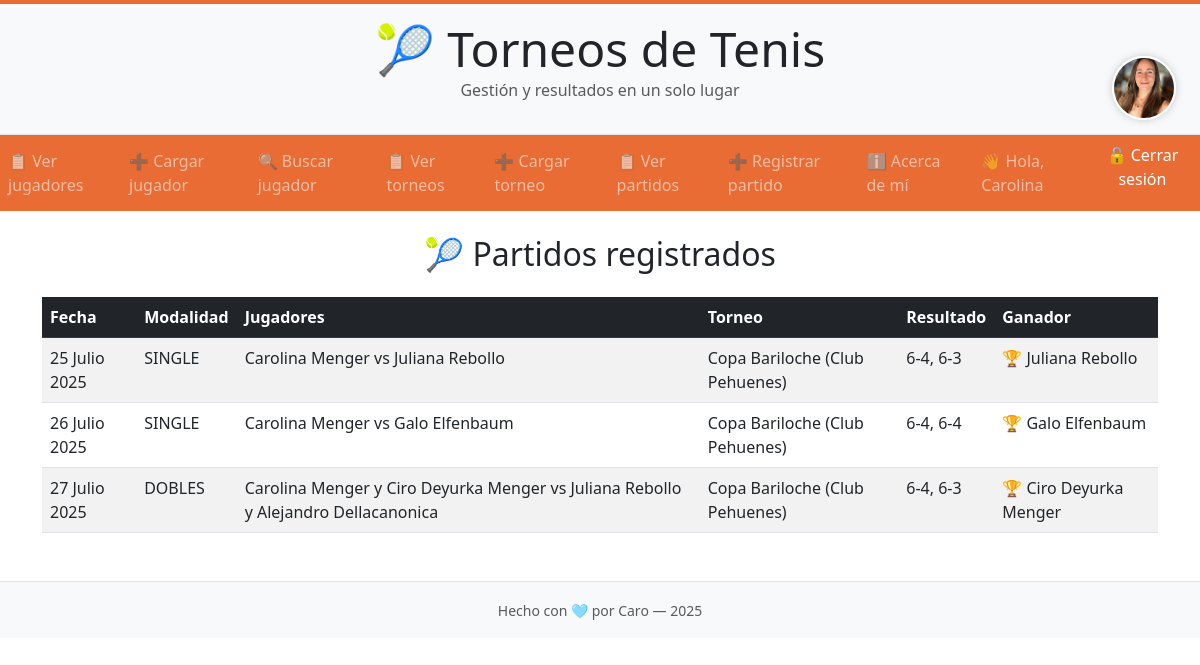
/partidos/ (signed in), run on the app's committed database.
### gestion/models.py (models this page shows, shortened)
class Perfil(models.Model):
    usuario = models.OneToOneField(User, on_delete=models.CASCADE)
    foto = models.ImageField(upload_to='avatars/', default='avatars/default.jpg')

class Partido(models.Model):
    MODALIDADES = [
        ('SINGLE', 'Single'),
        ('DOBLES', 'Dobles'),
    ]
    jugador1 = models.ForeignKey(Jugador, related_name='partidos_jugador1', on_delete=models.CASCADE)
    jugador2 = models.ForeignKey(Jugador, related_name='partidos_jugador2', on_delete=models.CASCADE)
    jugador3 = models.ForeignKey(Jugador, related_name='partidos_jugador3', on_delete=models.CASCADE, null=True, blank=True)
    jugador4 = models.ForeignKey(Jugador, related_name='partidos_jugador4', on_delete=models.CASCADE, null=True, blank=True)
    torneo = models.ForeignKey(Torneo, on_delete=models.CASCADE)
    modalidad = models.CharField(max_length=10, choices=MODALIDADES, default='SINGLE')
    resultado = models.CharField(max_length=100)  # ejemplo: "6-3, 4-6, 7-5"
    ganador = models.ForeignKey(Jugador, related_name='partidos_ganados', on_delete=models.SET_NULL, null=True, blank=True)
    fecha = models.DateField()

class Jugador(models.Model):
    nombre = models.CharField(max_length=100)
    apellido = models.CharField(max_length=100)
    fecha_nacimiento = models.DateField()
    ranking = models.IntegerField()
    pais = models.CharField(max_length=100, default="Argentina")
    def __str__(self):
        return f"{self.nombre} {self.apellido}"

class Torneo(models.Model):
    nombre = models.CharField(max_length=100)
    sede = models.CharField(max_length=100)
    fecha_inicio = models.DateField()
    fecha_fin = models.DateField(default=date(2025, 12, 31))
    pais = models.CharField(max_length=100, default="Argentina")
    def __str__(self):
        return f"{self.nombre} ({self.sede})"

### gestion/views.py (the view)
# urls.py: path('partidos/', PartidoList.as_view(), name='partido_lista'),
class PartidoList(ListView):
    model = Partido
    template_name = 'gestion/partido_list.html'
    context_object_name = 'partidos'

### gestion/templates/gestion/partido_list.html (shortened to what this page needs)
{% extends 'gestion/base.html' %}
{% block content %}
<h2 class="text-center mb-4">🎾 Partidos registrados</h2>
<table class="table table-striped table-hover">
  <thead class="table-dark">
    <tr>
      <th>Fecha</th>
      <th>Modalidad</th>
      <th>Jugadores</th>
      <th>Torneo</th>
      <th>Resultado</th>
      <th>Ganador</th>
    </tr>
  </thead>
  <tbody>
    {% for partido in partidos %}
    <tr>
      <td>{{ partido.fecha }}</td>
      <td>{{ partido.modalidad }}</td>
      <td>
        {% if partido.modalidad == "DOBLES" %}
          {{ partido.jugador1 }} y {{ partido.jugador3 }} vs {{ partido.jugador2 }} y {{ partido.jugador4 }}
        {% else %}
          {{ partido.jugador1 }} vs {{ partido.jugador2 }}
        {% endif %}
      </td>
      <td>{{ partido.torneo }}</td>
      <td>{{ partido.resultado }}</td>
      <td>
        {% if partido.ganador %}
          🏆 {{ partido.ganador }}
        {% else %}
          <span class="text-muted">Sin definir</span>
        {% endif %}
      </td>
    </tr>
    {% empty %}
    <tr>
      <td colspan="6" class="text-center text-muted">No hay partidos registrados todavía.</td>
    </tr>
    {% endfor %}
  </tbody>
</table>
{% endblock %}

### gestion/templates/gestion/base.html (shortened to what this page needs)
<!DOCTYPE html>
<html lang="es">
<head>
  <link href="https://cdn.jsdelivr.net/npm/bootstrap@5.3.0/dist/css/bootstrap.min.css" rel="stylesheet">
</head>
<body>
  <body>
  {% if user.is_authenticated and user.perfil.foto %}
  <div class="position-absolute" style="top: 56px; right: 24px;">
    <a href="{% url 'perfil' %}">
      <img src="{{ user.perfil.foto.url }}" class="avatar-perfil" alt="Foto de perfil">
    </a>
  </div>
{% endif %}
  <div class="bg-light text-center py-3 border-bottom">
    <h1 class="display-5 titulo-principal mb-0">🎾 Torneos de Tenis</h1>
    <p class="text-muted fs-6">Gestión y resultados en un solo lugar</p>
  </div>
  <nav class="navbar navbar-expand-lg navbar-dark" style="background-color: #e86c33;">
        <ul class="navbar-nav me-auto mb-2 mb-lg-0">
          <li class="nav-item"><a class="nav-link" href="{% url 'jugador_lista' %}">📋 Ver jugadores</a></li>
          <li class="nav-item"><a class="nav-link" href="{% url 'jugador_nuevo' %}">➕ Cargar jugador</a></li>
          <li class="nav-item"><a class="nav-link" href="{% url 'buscar_jugador' %}">🔍 Buscar jugador</a></li>
          <li class="nav-item"><a class="nav-link" href="{% url 'torneo_lista' %}">📋 Ver torneos</a></li>
          <li class="nav-item"><a class="nav-link" href="{% url 'torneo_nuevo' %}">➕ Cargar torneo</a></li>
          <li class="nav-item"><a class="nav-link" href="{% url 'partido_lista' %}">📋 Ver partidos</a></li>
          <li class="nav-item"><a class="nav-link" href="{% url 'partido_nuevo' %}">➕ Registrar partido</a></li>
          <li class="nav-item"><a class="nav-link" href="{% url 'about' %}">ℹ️ Acerca de mí</a></li>
        </ul>
        <ul class="navbar-nav ms-auto mb-2 mb-lg-0">
          {% if user.is_authenticated %}
        <li class="nav-item">
          <a class="nav-link" href="{% url 'perfil' %}">
          👋 Hola, {{ user.first_name|default:user.username }}
          </a>
        </li>
            <li class="nav-item">
              <form method="post" action="{% url 'logout' %}">
                <button type="submit" class="nav-link btn btn-link text-white p-0" style="text-decoration: none;">
                  🔓 Cerrar sesión
                </button>
              </form>
            </li>
          {% endif %}
        </ul>
  </nav>
  <div class="container mt-4">
    {% block content %}
    {% endblock %}
  </div>
  <footer class="bg-light text-center py-3 border-top mt-5">
    <small class="text-muted">Hecho con 🩵 por Caro — {% now "Y" %}</small>
  </footer>
</body>
</html>

### gestion/templates/gestion/base.html (style rules this page uses)
.navbar-nav .nav-item { margin-right: 10px; }
.nav-link { padding-top: 6px; padding-bottom: 6px; }
.avatar-perfil { width: 64px; height: 64px; object-fit: cover; border-radius: 50%; box-shadow: 0 0 8px rgba(0, 0, 0, 0.2); border: 2px solid white; transition: transform 0.3s ease; }

### data on the page
Partido: fecha "25 Julio 2025", modalidad "SINGLE", jugador1 "Carolina Menger", jugador2 "Juliana Rebollo", torneo "Copa Bariloche (Club Pehuenes)", resultado "6-4, 6-3", ganador "Juliana Rebollo"
Partido: fecha "26 Julio 2025", modalidad "SINGLE", jugador1 "Carolina Menger", jugador2 "Galo Elfenbaum", torneo "Copa Bariloche (Club Pehuenes)", resultado "6-4, 6-4", ganador "Galo Elfenbaum"
Partido: fecha "27 Julio 2025", modalidad "DOBLES", jugador1 "Carolina Menger", jugador3 "Ciro Deyurka Menger", jugador2 "Juliana Rebollo", jugador4 "Alejandro Dellacanonica", torneo "Copa Bariloche (Club Pehuenes)", resultado "6-4, 6-3", ganador "Ciro Deyurka Menger"

### other printed values
{{ user.first_name|default:user.username }} "Carolina"
